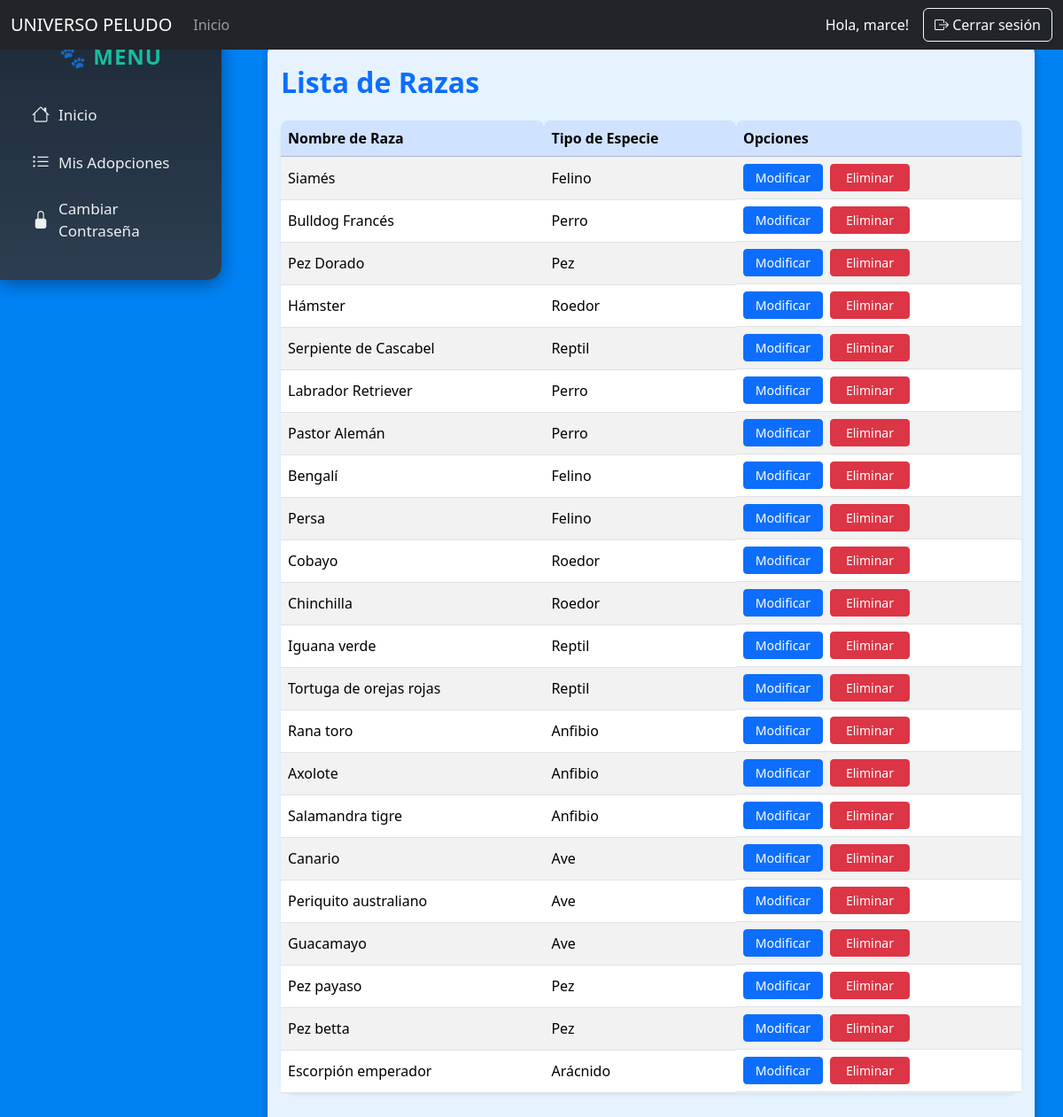
The page /listar_razas/ (signed in) on the database as committed earlier.
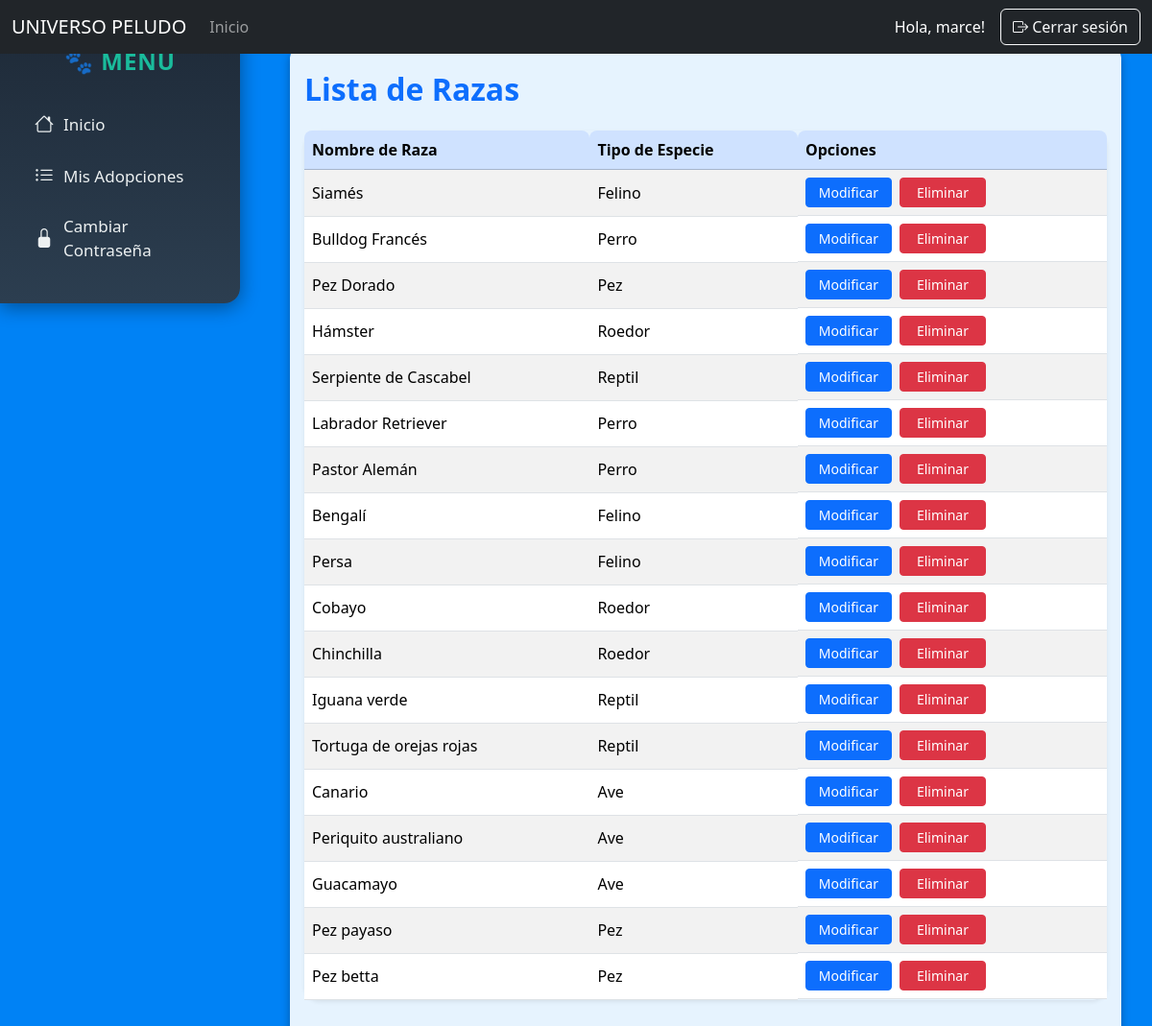
The same page on the database as committed later.
### apps/core/models.py (models this page shows, shortened)
class Raza(models.Model):
    especie = models.ForeignKey(Especie, on_delete=models.SET_NULL, null=True, blank=True, related_name="razas")
    nombre = models.CharField(max_length=80)

class Especie(models.Model):
    nombre = models.CharField(max_length=80)
    descripcion = models.TextField(default="")
    def __str__(self):
        return f"{self.nombre}"

### apps/core/views.py (the view)
# urls.py: path('listar_razas/', listar_razas, name='listar_razas'),
@login_required(login_url='/login/')
def listar_razas(request):
    razas = Raza.objects.all()
    return render(request, 'admin/raza/listarRaza.html', {'razas': razas})

### apps/core/templates/admin/raza/listarRaza.html (shortened to what this page needs)
{% extends 'base.html' %}
{% load static %}
{% block content %}
<div class="table-responsive py-4">
    <h2 class="mb-4 text-primary fw-bold">Lista de Razas</h2>
    <table id="tablaUP" class="table table-striped table-hover align-middle shadow-sm rounded-4">
        <thead class="table-primary">
            <tr>
                <th>Nombre de Raza</th>
                <th>Tipo de Especie</th>
                <th>Opciones</th>
            </tr>
        </thead>
        <tbody>
            {% for raza in razas %}
            <tr>
                <td>{{ raza.nombre }}</td>
                <td>{{ raza.especie }}</td>
                <td class="d-flex gap-2">
                    <a href="{% url 'modificar_raza' raza.pk %}" class="btn btn-sm btn-primary">Modificar</a>
                    <a href="{% url 'eliminar_raza' raza.pk %}" class="btn btn-sm btn-danger">Eliminar</a>
                </td>
            </tr>
            {% empty %}
            <tr>
                <td colspan="3" class="text-center text-muted">No hay razas registradas.</td>
            </tr>
            {% endfor %}
        </tbody>
    </table>
</div>
{% endblock %}

### apps/core/templates/base.html (shortened to what this page needs)
{% load static %}
<!DOCTYPE html>
<html lang="es">
<head>
    <link rel="stylesheet" href="https://cdnjs.cloudflare.com/ajax/libs/font-awesome/6.5.0/css/all.min.css">
    <link
        href="https://cdn.jsdelivr.net/npm/bootstrap@5.3.3/dist/css/bootstrap.min.css"
        rel="stylesheet"
>
    <link
        rel="stylesheet"
        href="https://cdn.jsdelivr.net/npm/bootstrap-icons@1.11.1/font/bootstrap-icons.css">
    <link
        rel="stylesheet"
        href="https://cdn.datatables.net/1.13.7/css/dataTables.bootstrap5.min.css">
    <link rel="stylesheet" href="{% static 'css/mis_css.css' %}">
</head>
<body>
    <nav class="navbar navbar-expand-lg navbar-dark bg-dark fixed-top">
        <div class="container-fluid">
            <a class="navbar-brand" href="/">UNIVERSO PELUDO</a>
            <div class="collapse navbar-collapse" id="navbarNav">
                <ul class="navbar-nav me-auto">
                    <li class="nav-item">
                       <a class="nav-link" href="/">Inicio</a>
                    </li>
                </ul>
                <div class="d-flex align-items-center">
                    {% if user.is_authenticated %}
                        <span class="text-white me-3">Hola, {{ user.first_name }}!</span>
                        <form method="post" action="{% url 'logout' %}">
                            <button type="submit" class="btn btn-outline-light">
                                <i class="bi bi-box-arrow-right"></i> Cerrar sesión
                            </button>
                        </form>
                    {% else %}
                        <a href="{% url 'login' %}" class="btn btn-outline-light">
                            <i class="bi bi-box-arrow-in-right"></i> Iniciar sesión
                        </a>
                    {% endif %}
                </div>
            </div>
        </div>
    </nav>
    <div class="layout">
        {% if user.is_authenticated and not user.userprofile.primer_ingreso %}
            {% if user.is_superuser or user.is_staff %}
                {% include 'admin/sidebar.html' %}
            {% else %}
                {% include 'user/sidebar.html' %}
            {% endif %}
        {% endif %}
        <main class="main-content">
            <div class="container">
                {% block content %}{% endblock %}
            </div>
        </main>
    </div>
</body>
</html>

### apps/core/templates/user/sidebar.html
<div class="sidebar">
    <h2 class="sidebar-title text-center mb-4">🐾 MENÚ</h2>
    {% if user.is_authenticated and not user.userprofile.primer_ingreso %}
      <ul class="sidebar-menu">
        <li>
          <a href="{% url 'dashboard' %}" class="btn-sidebar">
            <i class="bi bi-house"></i> Inicio
          </a>
        </li>
        <li><a href="{% url 'mis_adopciones' %}" class="btn-sidebar"><i class="bi bi-list-ul"></i> Mis Adopciones</a></li>
        <li><a href="{% url 'cambiar_contraseña_voluntariamente' %}" class="btn-sidebar"><i class="bi bi-lock-fill"></i> Cambiar Contraseña</a></li>
      </ul>
    {% else %}
      <p>Se debe <a href="{% url 'login' %}"> INICIAR SESIÓN </a> para ver las opciones</p>
    {% endif %}
</div>

### static/css/mis_css.css (style rules this page uses)
.table-responsive { background-color: rgba(255, 255, 255, 0.9); padding: 15px; border-radius: 10px; box-shadow: 0 4px 10px rgba(0,0,0,0.3); }
table th, table td { font-size: 1rem; color: #000; }
.layout { display: flex; position: relative; gap: 20px; margin-top: 20px; }
.main-content { flex: 1; padding: 30px 20px; min-height: 80vh; }
.sidebar { width: 250px; height: auto; align-self: flex-start; background: linear-gradient(180deg, #1e2a38, #2c3e50); color: #ecf0f1; padding: 30px 20px; border-radius: 0 16px 16px 0; box-shadow: 0 4px 20px rgba(0,0,0,0.4); display: flex; flex-direction: column; overflow-y: auto; }
.sidebar-title { font-size: 24px; font-weight: bold; letter-spacing: 1px; color: #1abc9c; text-transform: uppercase; }
.sidebar-menu { list-style: none; padding: 0; margin: 0; }
.btn-sidebar { width: 100%; background-color: transparent; color: #ecf0f1; text-decoration: none; display: flex; align-items: center; font-size: 17px; font-weight: 500; padding: 12px 16px; border-radius: 10px; transition: all 0.3s ease; border: none; }
.btn-sidebar i { margin-right: 10px; font-size: 20px; }

### apps/core/templates/base.html (style rules this page uses)
body { background-color: #0082f5; }

### apps/core/templates/admin/raza/listarRaza.html (style rules this page uses)
.table thead th { border-top-left-radius: 0.5rem; border-top-right-radius: 0.5rem; }
.btn-sm { min-width: 90px; }

Rows that differ between the two databases and show on the page:
removed Raza: nombre "Rana toro", especie "Anfibio"
removed Raza: nombre "Axolote", especie "Anfibio"
removed Raza: nombre "Salamandra tigre", especie "Anfibio"
removed Raza: nombre "Escorpión emperador", especie "Arácnido"
